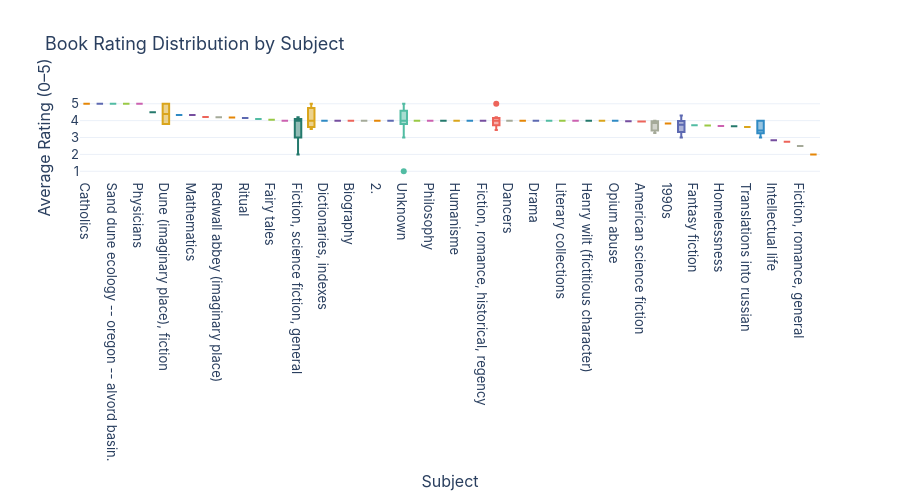

Notebook code cell kept with this figure:
### Code cell
# 5. Subject Rating Distribution (Interactive)
fig = interactive.interactive_subject_boxplot(df, save=False)
fig.show()
